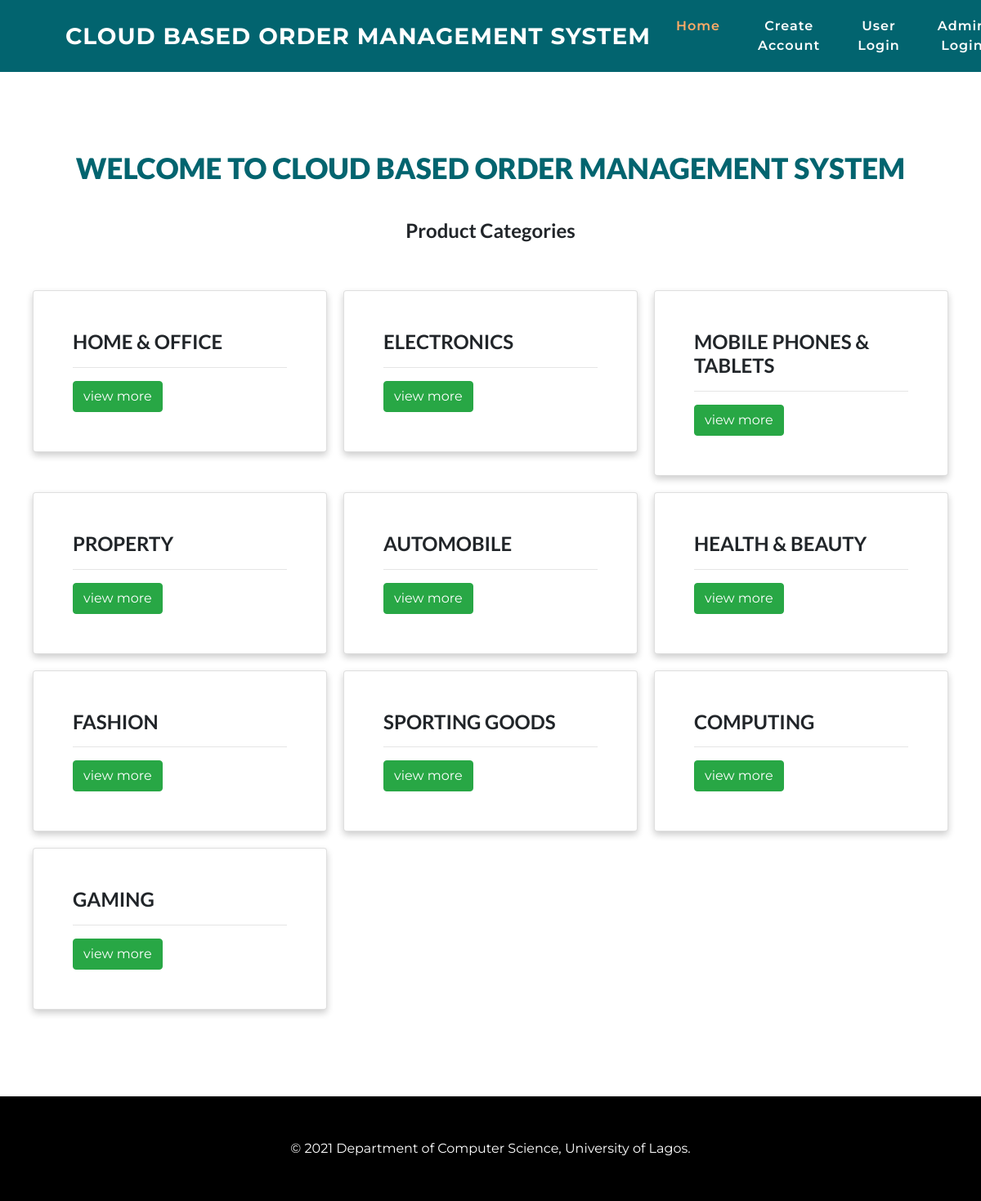
The page / on the database its author committed.
### tables this page shows
CREATE TABLE `category` (
  `cat_id` int(11) NOT NULL,
  `category_name` varchar(200) NOT NULL
);

### index.php (the view, shortened to what this page needs)
<?php
include_once('functions/connd.php');
include_once('index_header.php');
?>
	<section class="case_w3ls  py-lg-5">
		<div class="container py-5">
			<div class="text-center wthree-title pb-sm-5 pb-3">
				<h3 class="w3l-sub">WELCOME TO CLOUD BASED ORDER MANAGEMENT SYSTEM<br><br></h3><h4>Product Categories</h4>
			</div>
			<?php
 				$sql=mysqli_query($connection, "SELECT * FROM category") or die (mysqli_error($connection));
			?>
			<div class="row">
				<?php
				while($row=mysqli_fetch_array($sql)){
					$a=$row['cat_id'];
					$b=$row['category_name'];
					?>
					<div class="col-lg-4 col-md-6" style="padding: 10px">
						<div class="thumbnail card" style="background-color: #fff; box-shadow: 0 4px 8px 0 rgba(0,0,0,0.2); text-align: left;">
							<div class="caption card-body p-lg-5 p-3">
								<h4><?php echo strtoupper($b); ?></h4>
								<form action="processing1.php" method="post">
								<p><input type="hidden" name="tid" value="<?php echo $a; ?>" /> <hr><input class="btn btn-success" name="submit" type="submit" value="view more"></p>
								</form>
							</div>
						</div>
					</div>
					<?php
				}
				?>
			</div>
		</div>
	</section>
<?php
include_once("footer.php");
?>

### css/style.css (style rules this page uses)
body { margin: 0; font-family: 'Montserrat', sans-serif; background: #fff; }
h1, h2, h3, h4, h5, h6 { margin: 0; font-family: 'Lato', sans-serif; font-weight:700; }
p { margin: 0; color: #333; font-size: 14px; line-height: 2; }
h3.w3l-sub { color: #02646f; font-size: 2.2em; text-transform: capitalize; font-weight: 800; }

### rows shown on the page
category: category_name "HOME & OFFICE"
category: category_name "ELECTRONICS"
category: category_name "MOBILE PHONES & TABLETS"
category: category_name "PROPERTY"
category: category_name "AUTOMOBILE"
category: category_name "HEALTH & BEAUTY"
category: category_name "FASHION"
category: category_name "SPORTING GOODS"
category: category_name "COMPUTING"
category: category_name "GAMING"
